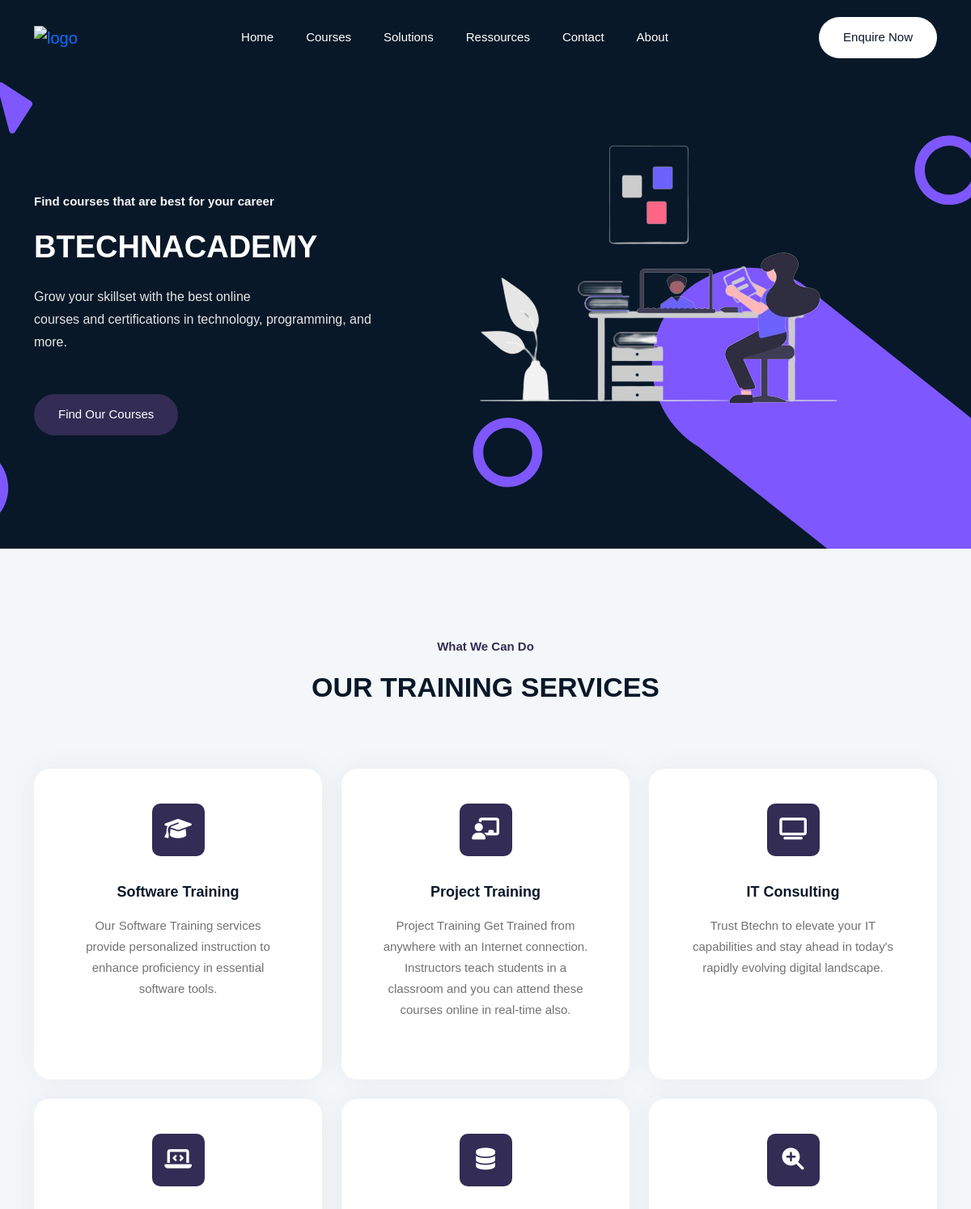
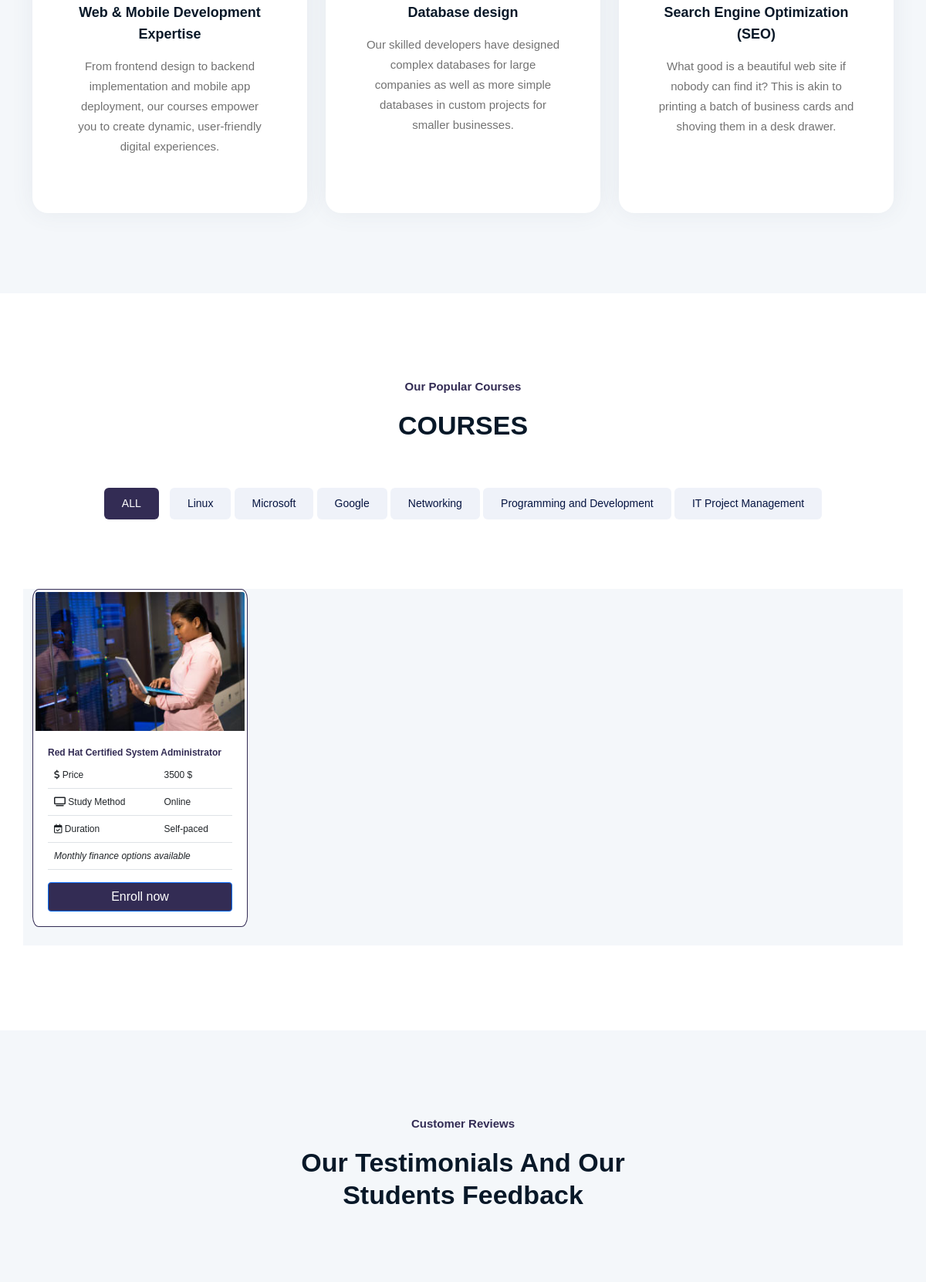
The page / (upper part) on the database its author committed (2 pictures, top to bottom).
### core/models.py (models this page shows, shortened)
class Service(models.Model):
    nom = models.CharField(max_length=225)
    description = models.TextField()
    icon = models.CharField(max_length=225)

class Category(models.Model):
    name = models.CharField(max_length=255)

class Course(models.Model):
    STATUS_CHOICES = (
        ('on_demand', 'On Demand'),
        ('available', 'Available'),
        ('coming_soon', 'Coming Soon'),
    )
    title = models.CharField(max_length=255)
    description = models.TextField()
    category = models.ForeignKey(Category,on_delete=models.CASCADE)
    Price = models.PositiveIntegerField(default=0)
    Finance_options = models.CharField(max_length=255)
    image = models.ImageField(upload_to="courses")
    start_date = models.DateField(blank=True)
    programs_training = models.TextField(blank=True)
    Study_method = models.CharField(max_length=255)
    Duration = models.CharField(max_length=255)
    Overview =  models.TextField()
    Course_Outline = models.TextField()
    Advantages = models.TextField()
    Requirements = models.TextField()
    Certificates = models.TextField()
    tags = models.ManyToManyField(Tags,blank=True)
    status = models.CharField(max_length=20, choices=STATUS_CHOICES, default='available')
    slug = models.SlugField(max_length=100, blank=True, null=True)

### core/views.py (the view)
# urls.py: 2. Add a URL to urlpatterns:  path('', views.home, name='home')
def home(request):
    services = Service.objects.all()
    faq_items = FAQ.objects.all()
    category = Category.objects.all()
    courses = Course.objects.all()
    testimony1 = Testimony.objects.all()[:6]
    testimony2 = Testimony.objects.all()[:10]
    if request.method == 'POST':
        form = ContactForm(request.POST)
        if form.is_valid():
            form.save()
            return redirect(mail_succes)
    else:
        form = ContactForm()
    params = {
        'services':services,
        'faq_items':faq_items,
        'categories':category,
        'courses':courses,
        'testimony1':testimony1,
        'testimony2':testimony2,
        'form':form
    }
    return render(request,'main/index.html',params)

### core/context_processors.py (called while the page is built)
def services(request):
    services = Service.objects.all()[:4]
    return {'services': services}

def company(request):
    company = Company.objects.first()
    return {'company':company}

### core/templates/main/index.html (shortened to what this page needs)
{% extends 'base.html' %}
{% load static %}
{% block content %}
   {% include 'main/header.html' %}
    <section class="hero-area">
        <div class="container">
            {% if user.is_authenticated %}
            <div class="row align-items-center">
                <div class="col-lg-5 col-md-12 col-12">
                    <div class="hero-content">
                        <h4 class="wow fadeInUp text-light" data-wow-delay=".2s">Find courses that are best for your career</h4>
                        <h1 class="wow fadeInUp" data-wow-delay=".4s">Hello, {{user.username}}</h1>
                        <p class="wow fadeInUp" data-wow-delay=".6s"> {{user.first_name}} Grow your skillset with the best online <br>courses and certifications in technology, programming, and more.
                        </p>
                        <div class="button wow fadeInUp" data-wow-delay=".8s">
                            <a href="/courses" class="btn ">Find our courses</a>
                        </div>
                    </div>
                </div>
                <div class="col-lg-7 col-12">
                    <div class="hero-image">
                        <img src="{% static 'assets/images/hero/hero.png' %}">
                    </div>
                </div>
            </div>
            {% else %}
            <div class="row align-items-center">
                <div class="col-lg-5 col-md-12 col-12">
                    <div class="hero-content">
                        <h4 class="wow fadeInUp text-light" data-wow-delay=".2s">Find courses that are best for your career</h4>
                        <h1 class="wow fadeInUp" data-wow-delay=".4s">BTECHNACADEMY</h1>
                        <p class="wow fadeInUp" data-wow-delay=".6s">       Grow your skillset with the best online <br>courses and certifications in technology, programming, and more.
                        </p>
                        <div class="button wow fadeInUp" data-wow-delay=".8s">
                            <a href="/courses" class="btn ">Find our courses</a>
                        </div>
                    </div>
                </div>
                <div class="col-lg-7 col-12">
                    <div class="hero-image">
                        <img src="{% static 'assets/images/hero/hero.png' %}">
                    </div>
                </div>
            </div>
            {% endif %}
        </div>
    </section>
    <div class="services section" id="services">
        <div class="container">
            <div class="row">
                <div class="col-12">
                    <div class="section-title">
                        <h3 class="wow zoomIn" data-wow-delay=".2s"> What we can do
                        </h3>
                        <h2 class="wow fadeInUp" data-wow-delay=".4s">OUR TRAINING SERVICES
                        </h2>
                    </div>
                </div>
            </div>
            <div class="row">
                {% for service in services %}
                <div class="col-lg-4 col-md-6 col-12 wow fadeInUp mb-4 align-items-stretch" data-wow-delay=".2s">
                    <div class="single-service h-100">
                        <div class="main-icon">
                            <i class="{{service.icon}}"></i>
                        </div>
                        <h4 class="text-title">{{service.nom}}</h4>
                        <p>{{service.description}}</p>
                    </div>
                </div>
                {% endfor %}
            </div>
        </div>
    </div>
<section class="portfolio-section section" id="projects">
    <div class="container">
        <div class="row">
            <div class="col-12">
                <div class="section-title">
                    <h3 class="wow zoomIn" data-wow-delay=".2s">Our popular courses</h3>
                    <h2 class="wow fadeInUp" data-wow-delay=".4s">COURSES</h2>
                </div>
            </div>
        </div>
        <div class="row">
            <div class="col-12">
                <div class="portfolio-btn-wrapper wow fadeInUp" data-wow-delay=".4s">
                    <button class="portfolio-btn active" data-filter="*">ALL</button>
                    {% for category in categories %}
                    <a href="{% url 'course_by_category' category_id=category.id %}"><button class="portfolio-btn" data-filter=".{{ category.name|lower|slugify }}">{{ category.name }}</button></a>
                {% endfor %}
                </div>
            </div>
        </div>
        <div class="row grid services">
            {% for category in categories %}
            <div class="col-12 category-row" id="{{ category.name.lower|slugify }}">
                {% for course in category.course_set.all %}
                <div class="col-md-3 mb-4 {{ category.name.lower|slugify }}">
                    <div class="card" style="border-radius: 3%;padding: 3px;border-color:#332C54;">
                       <a href="{% url 'details' course.slug %}" ><img src="{{ course.image.url }}" class="card-img-top" alt="{{ course.title }}"></a>
                        <div class="card-body">
                            <a href="{% url 'details' course.slug %}"> <h5 class="card-title mb-1 text-center" style="color:#332C54;font-weight: bold;font-size: 12px;">{{ course.title }}</h5></a>
                            <table class="table">
                                <tbody>
                                    <tr class="p-1">
                                        <td style="font-size: 12px;"><i class="fas fa-dollar-sign"></i> Price</td>
                                        <td style="font-size: 12px;">{{ course.Price }} $</td>
                                    </tr>
                                    <tr>
                                        <td style="font-size: 12px;"><i class="fas fa-television"></i> Study Method</td>
                                        <td style="font-size: 12px;">{{ course.Study_method }}</td>
                                    </tr>
                                    <tr>
                                        <td style="font-size: 12px;"><i class="far fa-calendar-check"></i> Duration</td>
                                        <td style="font-size: 12px;">{{ course.Duration }}</td>
                                    </tr>
                                    <tr>
                                        <td colspan="2" style="font-size: 12px;font-style: italic;">{{ course.Finance_options }}</td>
                                    </tr>
                                </tbody>
                            </table>
                            {% if user.is_authenticated %}
                            <a class="btn btn-primary w-100" href="{% url 'details' course.slug %}" style="background-color: #332C54!important;">Start learning now </a>
                            {% else %}
                            <a class="btn btn-primary w-100" href="{% url 'details' course.slug %}" style="background-color: #332C54!important;">Enroll now</a>
                            {% endif %}
                        </div>
                    </div>
                </div>
                {% endfor %}
            </div>
            {% endfor %}
        </div>
    </div>
</section>
 <section class="testimonials style2 section">
    <div class="container">
        <div class="row">
            <div class="col-12">
                <div class="section-title">
                    <h3 class="wow zoomIn" data-wow-delay=".2s">Customer Reviews</h3>
                    <h2 class="wow fadeInUp" data-wow-delay=".4s">Our Testimonials and our students feedback</h2>
                </div>
            </div>
        </div>
        <div class="row testimonial-slider">
            <div class="col-lg-6 col-12 ">
                {% for testimony in testimony1 %}
            </div>
            {% endfor %}
            </div>
        </div>
</section>
    {% endblock %}

### core/static/assets/css/tiny-slider.css (style rules this page uses)
.tns-slider { -webkit-transition:all 0s;-moz-transition:all 0s;transition:all 0s }
.tns-slider>.tns-item { -webkit-box-sizing:border-box;-moz-box-sizing:border-box;box-sizing:border-box }
.tns-horizontal.tns-subpixel { white-space:nowrap }
.tns-horizontal.tns-subpixel>.tns-item { display:inline-block;vertical-align:top;white-space:normal }

### rows shown on the page
Service: nom "Software Training", description "Our Software Training services provide personalized instruction to enhance proficiency in essential software tools."
Service: nom "Project Training", description "Project Training Get Trained from anywhere with an Internet connection. Instructors teach students in a classroom and you can attend these courses online in real-time also."
Service: nom "IT Consulting", description "Trust Btechn to elevate your IT capabilities and stay ahead in today's rapidly evolving digital landscape."
Service: nom "Web & Mobile Development Expertise", description "From frontend design to backend implementation and mobile app deployment, our courses empower you to create dynamic, user-friendly digital experiences."
Service: nom "Database design", description "Our skilled developers have designed complex databases for large companies as well as more simple databases in custom projects for smaller businesses."
Service: nom "Search Engine Optimization (SEO)", description "What good is a beautiful web site if nobody can find it? This is akin to printing a batch of business cards and shoving them in a desk drawer."
Category: name "Linux"
Category: name "Microsoft"
Category: name "Google"
Category: name "Networking"
Category: name "Programming and Development"
Category: name "IT Project Management"
Course: image (picture), title "Red Hat Certified System Administrator", Price "3500", Study_method "Online", Duration "Self-paced", Finance_options "Monthly finance options available"
